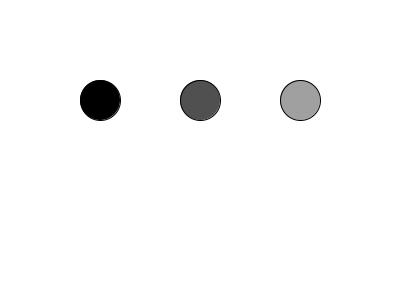
Frame 1 (no input)
Frame 60 (the mouse pressed at the canvas centre just before this capture): identical to frame 1, image omitted
Frame 120 (the mouse held since frame 60 and released just before this capture): identical to frame 1, image omitted

The Processing sketch that drew this single still picture (run headless with seeded random() and noise(); from frame 60 on, the mouse is pressed at the canvas centre):

// Processing sketch: coloearray
// ── coloearray.pde
float[] grayValueForArray;
int num;


void setup() {
 size(400, 300);
 num = 3;
 //Initiate Array
 grayValueForArray = new float[num];
 //Input value into Array
 for (int i=0; i<num; i++) {
 grayValueForArray[i] = 80*i;
 }

}
void draw() {
 background(255);

 //Use values from array
 for (int i=0; i<num; i++) {
 fill( grayValueForArray[i] );
 ellipse(100+100*i, 100, 40, 40);
 }


}
